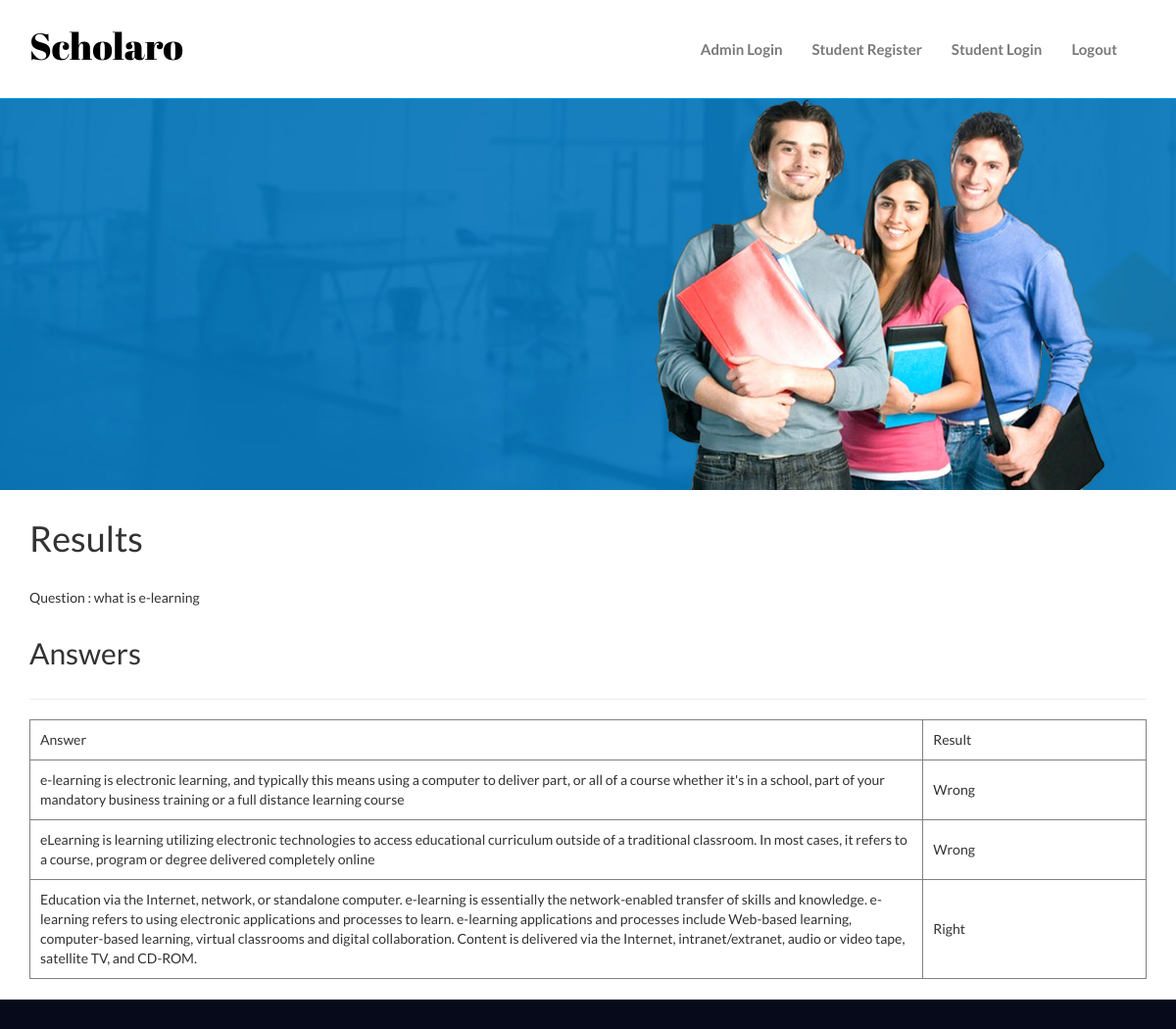
/results.php?qid=1, run on the app's committed database.
### tables this page shows
CREATE TABLE IF NOT EXISTS `question` (
  `qid` int(5) NOT NULL AUTO_INCREMENT,
  `question` longtext NOT NULL,
  `stid` int(5) NOT NULL,
  PRIMARY KEY (`qid`)
);

CREATE TABLE IF NOT EXISTS `reply` (
  `rid` int(5) NOT NULL AUTO_INCREMENT,
  `qid` int(5) NOT NULL,
  `reply` longtext NOT NULL,
  `stid` int(5) NOT NULL,
  `correct` int(5) NOT NULL,
  PRIMARY KEY (`rid`)
);

### results.php (the view, shortened to what this page needs)
<?php
include"header.php";
?>
<div class="wrapper">
<div class="container">
				<div class="row">
				<div class="col-md-6">
				<h1>Results</h1>
<?php
$qid=$_GET['qid'];
$q=mysql_query("select * from question where qid='$qid'")or die(mysql_error());
while($r=mysql_fetch_array($q))
{
$question=$r['question'];
echo "Question  :  $question";
}
?>
						</div>
						<div class="col-md-12">
<?php
$q=mysql_query("select * from reply where qid='$qid'")or die(mysql_error());
$n=mysql_num_rows($q);
if($n>0)
{
echo "<h2>Answers</h2>";
echo "<hr>";echo '<table align="center" cellpadding="10" cellspacing="0" border="1" width="100%">
<tr><td>Answer</td><td>Result</td></tr>';
while($r=mysql_fetch_array($q))
{
$reply=$r['reply'];
$correct=$r['correct'];
if($correct=='1')
{
$ans="Right";
}
else
{
$ans="Wrong";
}
echo '<tr><td width="80%">'.$reply.'</td><td width="20%">'.$ans.'</td></tr>';
}echo "</table>";
}
?>
<br />
</div>
				</div>
				</div>
				</div>
<?php
include"footer.php";
?>

### header.php (shortened to what this page needs)
<!DOCTYPE html PUBLIC "-//W3C//DTD XHTML 1.0 Transitional//EN" "http://www.w3.org/TR/xhtml1/DTD/xhtml1-transitional.dtd">
<html xmlns="http://www.w3.org/1999/xhtml">
<head>
	<link rel="stylesheet" href="assets/css/bootstrap.min.css">
	<link rel="stylesheet" href="assets/css/font-awesome.min.css">
	<link rel="stylesheet" href="assets/css/bootstrap-theme.css" media="screen">
	<link rel="stylesheet" href="assets/css/style.css">
</head>
<body>
<div class="navbar navbar-inverse">
		<div class="container">
			<div class="navbar-header">
				<a class="navbar-brand" href="index.php">
                Scholaro
					</a>
			</div>
			<div class="navbar-collapse collapse">
				<ul class="nav navbar-nav pull-right mainNav">
					<?php
					if(isset($_SESSION['stid']))
					{
					echo '<li class="active"><a href="studentdashboard.php">Student Dashboard</a></li>';
					echo '<li class="active"><a href="viewreg_scholarship.php">View Applied Scholarship</a></li>';
					echo '<li class="active"><a href="viewapply_reg_scholarship1.php">View Approval</a></li>';
					}
					else if(($_SESSION['sid']=='')&&($_SESSION['aid']=='')&&($_SESSION['stid']==''))
					{
					?>
					<li><a href="admin_login.php">Admin Login</a></li>
					<li><a href="student_register.php">Student Register</a></li>
					<li><a href="student_login.php">Student Login</a></li>
					<?php
					}
					?>
					<li><a href="logout.php">Logout</a></li>
				</ul>
			</div>
		</div>
	</div>
	<header id="head">
	</header>

### footer.php (shortened to what this page needs)
<footer id="footer">
		<div class="footer2">
		</div>
	</footer>
</body>
</html>

### assets/css/style.css (style rules this page uses)
body { font-family: 'Lato', sans-serif; font-weight: normal; }
h1, h2, h3, h4, h5, h6 { font-weight: normal; font-family: 'Lato', sans-serif; }
h1, .h1, h2, .h2, h3, .h3 { margin-top: 30px; }
h1 { margin: 30px 0; }
h2 { margin: 30px 0; }
#head { background: #181015 url( ../images/bg_header.jpg) no-repeat; background-size: cover; min-height: 400px; text-align: center; color: white; font-weight: 300; position: relative; border-top: 1px solid #0b9ff3; background-position-x: center; }
.navbar-inverse { background: #fff; }
.navbar-inverse { border: none; }
.navbar-inverse .navbar-nav > li > a, .navbar-inverse .navbar-nav > .open ul > a { color: #797979; font-size: 15px; font-weight: 700; }
.navbar-inverse .navbar-nav > li > a, .navbar-inverse .navbar-nav > .open ul > a { text-align: left; }
.wrapper { min-height:400px; }
footer { border-top: 1px solid #e5e5e5; background: #ECECEC; }
.footer2 { background: #060a1b; padding: 15px 0; color: #777; font-size: 12px; }

### data on the page
question: question "what is e-learning"
reply: reply "e-learning is electronic learning, and typically this means using a computer to deliver part, or all of a course whether it's in a school, part of your mandatory business training or a full distance learning course", correct "Wrong"
reply: reply "eLearning is learning utilizing electronic technologies to access educational curriculum outside of a traditional classroom. In most cases, it refers to a course, program or degree delivered completely online", correct "Wrong"
reply: reply "Education via the Internet, network, or standalone computer. e-learning is essentially the network-enabled transfer of skills and knowledge. e-learning refers to using electronic applications and processes to learn. e-learning applications and processes include Web-based learning, computer-based learning, virtual classrooms and digital collaboration. Content is delivered via the Internet, intranet/extranet, audio or video tape, satellite TV, and CD-ROM.", correct "Right"
